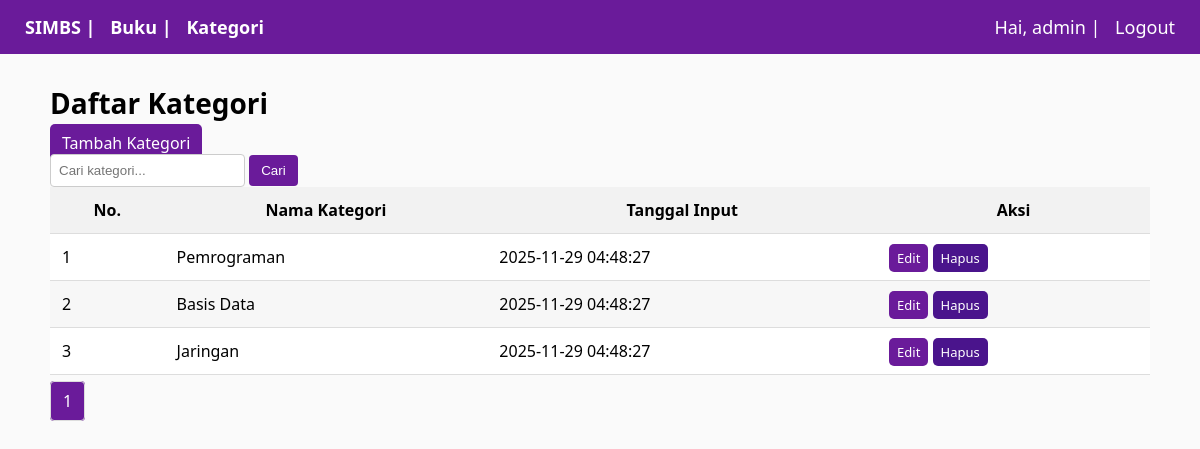
The page /kategori.php (signed in) on the database its author committed.
### tables this page shows
CREATE TABLE IF NOT EXISTS kategori (
  id INT AUTO_INCREMENT PRIMARY KEY,
  nama_kategori VARCHAR(200) NOT NULL UNIQUE,
  tanggal_input TIMESTAMP DEFAULT CURRENT_TIMESTAMP
);

### kategori.php (the view, shortened to what this page needs)
<?php
require 'config.php';
$q = isset($_GET['q'])? trim($_GET['q']):'';
$limit = 5;
$page = isset($_GET['page'])? max(1,(int)$_GET['page']):1;
$offset = ($page-1)*$limit;
if($q!=='') {
    $like = "%{$q}%";
    $stmt = $conn->prepare('SELECT SQL_CALC_FOUND_ROWS * FROM kategori WHERE nama_kategori LIKE ? ORDER BY tanggal_input DESC LIMIT ? OFFSET ?');
    $stmt->bind_param('sii',$like,$limit,$offset);
} else {
    $stmt = $conn->prepare('SELECT SQL_CALC_FOUND_ROWS * FROM kategori ORDER BY tanggal_input DESC LIMIT ? OFFSET ?');
    $stmt->bind_param('ii',$limit,$offset);
}
$stmt->execute();
$res = $stmt->get_result();
$total = $conn->query('SELECT FOUND_ROWS() as total')->fetch_assoc()['total'];
$pages = (int)ceil($total/$limit);
?>
<!DOCTYPE html>
<html>
<head><meta charset="utf-8"><title>SIMBS - Kategori</title><link rel="stylesheet" href="style.css"></head>
<body>
    <div class="navbar">SIMBS | <a href="index.php">Buku</a> | <a href="kategori.php">Kategori</a> <span class="nav-right">Hai, <?=htmlspecialchars($_SESSION['user'])?> | <a href="logout.php">Logout</a></span></div>
    <div class="container">
        <h1>Daftar Kategori</h1>
        <div class="controls">
            <a class="btn" href="add_kategori.php">Tambah Kategori</a>
            <form class="search" method="get" action="kategori.php">
                <input type="text" name="q" placeholder="Cari kategori..." value="<?=htmlspecialchars($q)?>">
                <button type="submit">Cari</button>
            </form>
        </div>
        <table>
            <thead><tr><th>No.</th><th>Nama Kategori</th><th>Tanggal Input</th><th>Aksi</th></tr></thead>
            <tbody>
            <?php $no=$offset+1; while($r=$res->fetch_assoc()): ?>
                <tr class="<?=($no%2==0)?'alt':''?>">
                    <td><?=$no++?></td>
                    <td><?=htmlspecialchars($r['nama_kategori'])?></td>
                    <td><?=htmlspecialchars($r['tanggal_input'])?></td>
                    <td>
                        <a class="btn small" href="edit_kategori.php?id=<?=$r['id']?>">Edit</a>
                        <a class="btn small red" href="delete_kategori.php?id=<?=$r['id']?>" onclick="return confirm('Hapus kategori ini?')">Hapus</a>
                    </td>
                </tr>
            <?php endwhile; ?>
            </tbody>
        </table>
        <div class="pagination">
            <?php for($p=1;$p<=$pages;$p++): ?>
                <a class="page <?=($p==$page)?'active':''?>" href="?page=<?=$p?>&q=<?=urlencode($q)?>"><?=$p?></a>
            <?php endfor; ?>
        </div>
    </div>
</body>
</html>

### style.css (style rules this page uses)
body { font-family: Segoe UI, Arial, sans-serif; background: #fafafa; margin: 0; padding: 0; }
.navbar { background: #6a1b9a; color: white; padding: 15px 25px; font-size: 18px; font-weight: bold; }
.navbar a { color: white; text-decoration: none; margin-left: 10px; }
.nav-right { float: right; font-weight: normal; }
.container { max-width: 1100px; margin: 30px auto; padding: 0 20px; }
h1 { font-size: 28px; margin-bottom: 10px; }
.btn { background: #6a1b9a; padding: 8px 12px; color: white; border-radius: 5px; text-decoration: none; }
.btn.red { background: #4a148c; }
.btn.small { font-size: 13px; padding: 5px 8px; }
.search input { padding: 8px; border: 1px solid #ccc; border-radius: 4px; }
.search button { background: #6a1b9a; color: white; border: none; padding: 8px 12px; border-radius: 4px; }
table { width: 100%; border-collapse: collapse; background: white; }
th, td { padding: 12px; border-bottom: 1px solid #ddd; }
th { background: #f2f2f2; }
tr.alt { background: #f7f7f7; }
.pagination { margin-top: 15px; }
.page { padding: 8px 12px; border: 1px solid #ddd; text-decoration: none; margin-right: 5px; border-radius: 4px; color: #333; background: white; }
.page.active { background: #6a1b9a; color: white; }

### rows shown on the page
kategori: nama_kategori "Pemrograman", tanggal_input "2025-11-29 04:48:27"
kategori: nama_kategori "Basis Data", tanggal_input "2025-11-29 04:48:27"
kategori: nama_kategori "Jaringan", tanggal_input "2025-11-29 04:48:27"

### other values the page prints
$_SESSION['user'] "admin"
